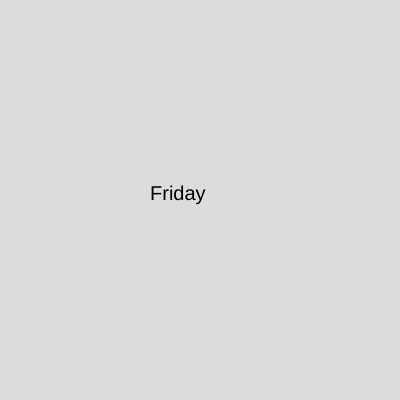
Frame 1 (no input)
Frame 60 (no input): identical to frame 1, image omitted
Frame 120 (the mouse pressed at the canvas centre since frame 60): identical to frame 1, image omitted

The p5.js sketch that drew this single still picture (run headless with seeded random() and noise() and a simulated clock; from frame 60 on, the mouse is pressed at the canvas centre):

// p5.js sketch
// ── sketch.js
var day;

function setup() {
  createCanvas(400, 400);
  day = Math.round(random(1,7));
}

function draw() {
  background(220);

  textSize(20);
  switch (day) {
    case 1:
      text("Monday",150,200);
      break;
    case 2:
      text("Tuesday",150,200);
      break;
    case 3:
      text("Wednesday",150,200);
      break;
    case 4:
      text("Thursday",150,200);
      break;
    case 5:
      text("Friday",150,200);
      break;
    case 6:
      text("Saturday",150,200);
      break;
    case 7:
      text("Sunday",150,200);
      break;
  } 
}
